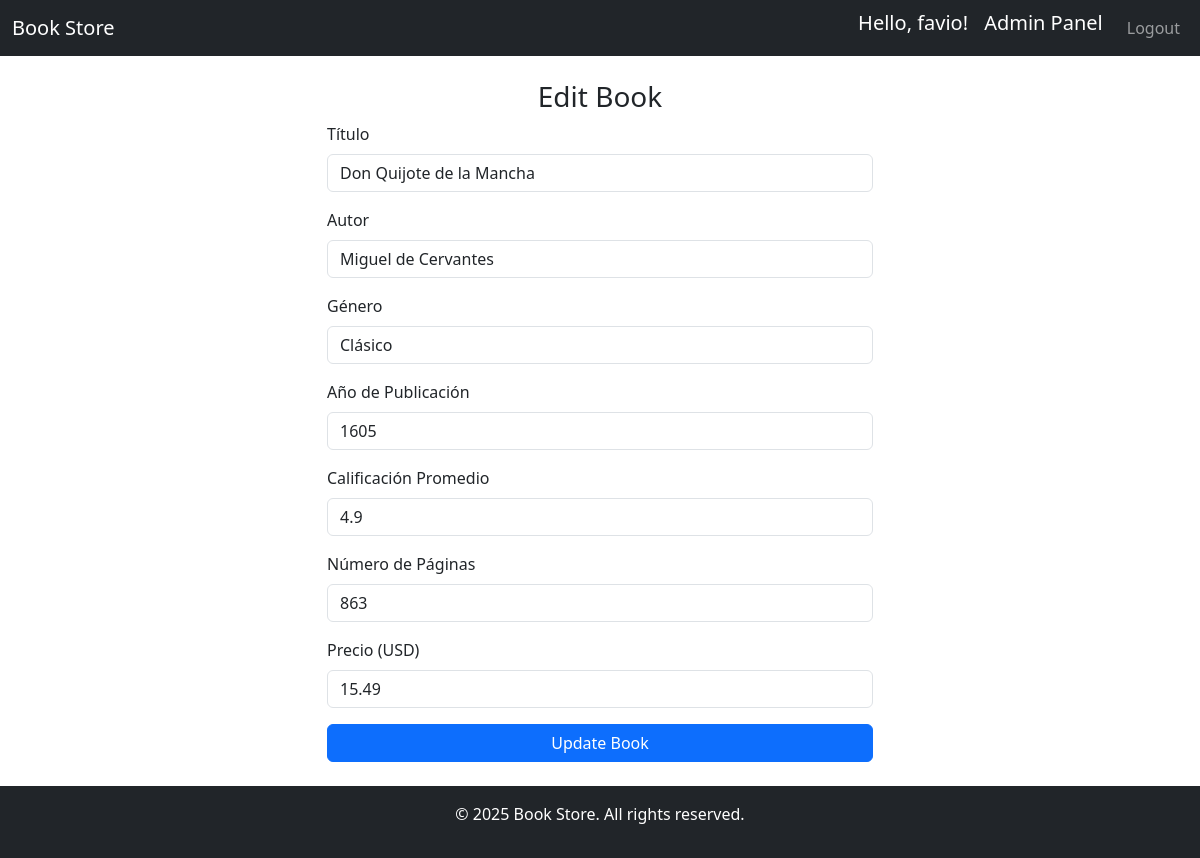
Screenshot of /edit/3 (signed in) with the database file from the repository.
### models.py (models this page shows)
class User(db.Model, UserMixin):
    id = db.Column(db.Integer, primary_key=True)
    username = db.Column(db.String(150), unique=True, nullable=False)
    password = db.Column(db.String(200), nullable=False)
    is_admin = db.Column(db.Boolean, default=False)

class Book(db.Model):
    id = db.Column(db.Integer, primary_key=True)
    title = db.Column(db.String(200), nullable=False)
    author = db.Column(db.String(100), nullable=False)
    genre = db.Column(db.String(50), nullable=False)
    year = db.Column(db.Integer, nullable=False)
    rating = db.Column(db.Float, nullable=False)
    pages = db.Column(db.Integer, nullable=False)
    price = db.Column(db.Float, nullable=False)

### app.py (the view)
@app.route('/edit/<int:id>', methods=['GET', 'POST'])
@login_required
def edit(id):
    if not current_user.is_admin == True:
        flash('Access denied')
        return redirect(url_for('login'))
    book = Book.query.get_or_404(id)
    form = BookForm(obj=book)
    if form.validate_on_submit():
        form.populate_obj(book)
        db.session.commit()
        flash('Book updated successfully!')
        return redirect(url_for('books'))
    return render_template('edit.html', form=form, book=book)

### forms.py
class BookForm(FlaskForm):
    title = StringField('Título', validators=[DataRequired()])
    author = StringField('Autor', validators=[DataRequired()])
    genre = StringField('Género', validators=[DataRequired()])
    year = IntegerField('Año de Publicación', validators=[DataRequired(), NumberRange(min=0)])
    rating = FloatField('Calificación Promedio', validators=[DataRequired(), NumberRange(min=0, max=5)])
    pages = IntegerField('Número de Páginas', validators=[DataRequired()])
    price = FloatField('Precio (USD)', validators=[DataRequired()])
    submit = SubmitField('Submit')

### app.py (called while the page is built)
@login_manager.user_loader
def load_user(user_id):
    return User.query.get(int(user_id))

### templates/edit.html (shortened to what this page needs)
{% extends 'base.html' %}
{% block content %}
<div class="row justify-content-center">
    <div class="col-md-6">
        <h3 class="text-center">Edit Book</h3>
        <form method="POST">
            <div class="mb-3">
                {{ form.title.label(class="form-label") }}
                {{ form.title(class="form-control") }}
            </div>
            <div class="mb-3">
                {{ form.author.label(class="form-label") }}
                {{ form.author(class="form-control") }}
            </div>
            <div class="mb-3">
                {{ form.genre.label(class="form-label") }}
                {{ form.genre(class="form-control") }}
            </div>
            <div class="mb-3">
                {{ form.year.label(class="form-label") }}
                {{ form.year(class="form-control") }}
            </div>
            <div class="mb-3">
                {{ form.rating.label(class="form-label") }}
                {{ form.rating(class="form-control") }}
            </div>
            <div class="mb-3">
                {{ form.pages.label(class="form-label") }}
                {{ form.pages(class="form-control") }}
            </div>
            <div class="mb-3">
                {{ form.price.label(class="form-label") }}
                {{ form.price(class="form-control") }}
            </div>
            <button type="submit" class="btn btn-primary w-100">Update Book</button>
        </form>
    </div>
</div>
{% endblock %}

### templates/base.html (shortened to what this page needs)
<!DOCTYPE html>
<html lang="en">
<head>
    <link href="https://cdn.jsdelivr.net/npm/bootstrap@5.3.0/dist/css/bootstrap.min.css" rel="stylesheet">
</head>
<body>
    <nav class="navbar navbar-expand-lg navbar-dark bg-dark">
        <div class="container-fluid">
            <a class="navbar-brand" href="{{ url_for('home') }}">Book Store</a>
            <div class="collapse navbar-collapse" id="navbarNav">
                <ul class="navbar-nav ms-auto">
                    {% if current_user.is_authenticated %}
                        <li class="nav-item">
                            <span class="navbar-brand">Hello, {{ current_user.username }}!</span>
                        </li>
                        {% if current_user.is_admin %}
                            <li class="nav-item">
                                <a class="navbar-brand">Admin Panel</a>
                            </li>
                        {% else %}
                            <li class="nav-item">
                                <a class="nav-link" href="{{ url_for('books') }}">Books</a>
                            </li>
                        {% endif %}
                        <li class="nav-item">
                            <a class="nav-link" href="{{ url_for('logout') }}">Logout</a>
                        </li>
                    {% endif %}
                </ul>
            </div>
        </div>
    </nav>
    <div class="container mt-4">
        {% block content %}
        {% endblock %}
    </div>
    <footer class="bg-dark text-white text-center py-3 mt-4">
        <p>&copy; 2025 Book Store. All rights reserved.</p>
    </footer>
</body>
</html>

### rows the page displays
User: username "favio"
Book: title "Don Quijote de la Mancha", author "Miguel de Cervantes", genre "Clásico", year "1605", rating "4.9", pages "863", price "15.49"
